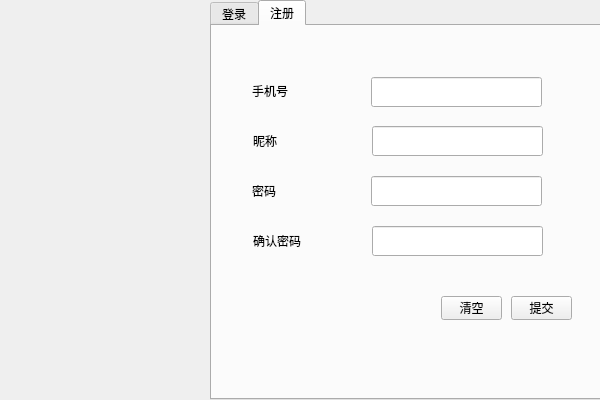
<?xml version="1.0" encoding="UTF-8"?>
<ui version="4.0">
 <class>LoginDialog</class>
 <widget class="QDialog" name="LoginDialog">
  <property name="geometry">
   <rect>
    <x>0</x>
    <y>0</y>
    <width>600</width>
    <height>400</height>
   </rect>
  </property>
  <property name="windowTitle">
   <string>Dialog</string>
  </property>
  <widget class="QTabWidget" name="tabWidget">
   <property name="geometry">
    <rect>
     <x>210</x>
     <y>0</y>
     <width>392</width>
     <height>400</height>
    </rect>
   </property>
   <property name="currentIndex">
    <number>1</number>
   </property>
   <widget class="QWidget" name="page_login">
    <attribute name="title">
     <string>登录</string>
    </attribute>
    <widget class="QPushButton" name="clear">
     <property name="geometry">
      <rect>
       <x>220</x>
       <y>280</y>
       <width>61</width>
       <height>24</height>
      </rect>
     </property>
     <property name="text">
      <string>清空</string>
     </property>
    </widget>
    <widget class="QPushButton" name="commit">
     <property name="geometry">
      <rect>
       <x>290</x>
       <y>280</y>
       <width>61</width>
       <height>24</height>
      </rect>
     </property>
     <property name="text">
      <string>提交</string>
     </property>
    </widget>
    <widget class="QLabel" name="lb_tel">
     <property name="geometry">
      <rect>
       <x>31</x>
       <y>60</y>
       <width>60</width>
       <height>30</height>
      </rect>
     </property>
     <property name="text">
      <string>手机号</string>
     </property>
    </widget>
    <widget class="QLabel" name="lb_password">
     <property name="geometry">
      <rect>
       <x>31</x>
       <y>140</y>
       <width>60</width>
       <height>30</height>
      </rect>
     </property>
     <property name="text">
      <string>密码</string>
     </property>
    </widget>
    <widget class="QLineEdit" name="le_tel">
     <property name="geometry">
      <rect>
       <x>150</x>
       <y>61</y>
       <width>171</width>
       <height>30</height>
      </rect>
     </property>
    </widget>
    <widget class="QLineEdit" name="le_password">
     <property name="geometry">
      <rect>
       <x>150</x>
       <y>140</y>
       <width>171</width>
       <height>30</height>
      </rect>
     </property>
     <property name="text">
      <string/>
     </property>
     <property name="echoMode">
      <enum>QLineEdit::Password</enum>
     </property>
     <property name="clearButtonEnabled">
      <bool>true</bool>
     </property>
    </widget>
   </widget>
   <widget class="QWidget" name="page_register">
    <attribute name="title">
     <string>注册</string>
    </attribute>
    <widget class="QLineEdit" name="le_password_register">
     <property name="geometry">
      <rect>
       <x>159</x>
       <y>150</y>
       <width>171</width>
       <height>30</height>
      </rect>
     </property>
     <property name="echoMode">
      <enum>QLineEdit::Password</enum>
     </property>
     <property name="clearButtonEnabled">
      <bool>true</bool>
     </property>
    </widget>
    <widget class="QPushButton" name="clear_3">
     <property name="geometry">
      <rect>
       <x>229</x>
       <y>270</y>
       <width>61</width>
       <height>24</height>
      </rect>
     </property>
     <property name="text">
      <string>清空</string>
     </property>
    </widget>
    <widget class="QLineEdit" name="le_tel_register">
     <property name="geometry">
      <rect>
       <x>159</x>
       <y>51</y>
       <width>171</width>
       <height>30</height>
      </rect>
     </property>
     <property name="toolTip">
      <string>输入11位手机号</string>
     </property>
    </widget>
    <widget class="QLabel" name="lb_password_register">
     <property name="geometry">
      <rect>
       <x>40</x>
       <y>150</y>
       <width>60</width>
       <height>30</height>
      </rect>
     </property>
     <property name="text">
      <string>密码</string>
     </property>
    </widget>
    <widget class="QPushButton" name="commit_3">
     <property name="geometry">
      <rect>
       <x>299</x>
       <y>270</y>
       <width>61</width>
       <height>24</height>
      </rect>
     </property>
     <property name="text">
      <string>提交</string>
     </property>
    </widget>
    <widget class="QLabel" name="lb_tel_register">
     <property name="geometry">
      <rect>
       <x>40</x>
       <y>50</y>
       <width>60</width>
       <height>30</height>
      </rect>
     </property>
     <property name="text">
      <string>手机号</string>
     </property>
    </widget>
    <widget class="QLabel" name="lb_password_cofirm">
     <property name="geometry">
      <rect>
       <x>41</x>
       <y>200</y>
       <width>60</width>
       <height>30</height>
      </rect>
     </property>
     <property name="text">
      <string>确认密码</string>
     </property>
    </widget>
    <widget class="QLineEdit" name="le_password_cofirm">
     <property name="geometry">
      <rect>
       <x>160</x>
       <y>200</y>
       <width>171</width>
       <height>30</height>
      </rect>
     </property>
     <property name="text">
      <string/>
     </property>
     <property name="echoMode">
      <enum>QLineEdit::Password</enum>
     </property>
     <property name="clearButtonEnabled">
      <bool>true</bool>
     </property>
    </widget>
    <widget class="QLabel" name="lb_noname">
     <property name="geometry">
      <rect>
       <x>41</x>
       <y>100</y>
       <width>60</width>
       <height>30</height>
      </rect>
     </property>
     <property name="text">
      <string>昵称</string>
     </property>
    </widget>
    <widget class="QLineEdit" name="le_noname">
     <property name="geometry">
      <rect>
       <x>160</x>
       <y>100</y>
       <width>171</width>
       <height>30</height>
      </rect>
     </property>
    </widget>
   </widget>
  </widget>
  <widget class="QLabel" name="lb_icon">
   <property name="geometry">
    <rect>
     <x>0</x>
     <y>5</y>
     <width>208</width>
     <height>400</height>
    </rect>
   </property>
   <property name="text">
    <string/>
   </property>
   <property name="pixmap">
    <pixmap resource="../../resource.qrc">:/images/rgh.png</pixmap>
   </property>
   <property name="scaledContents">
    <bool>true</bool>
   </property>
  </widget>
 </widget>
 <tabstops>
  <tabstop>le_tel_2</tabstop>
  <tabstop>le_tel_register</tabstop>
  <tabstop>le_noname</tabstop>
  <tabstop>le_password_register</tabstop>
  <tabstop>le_password_cofirm</tabstop>
  <tabstop>commit_3</tabstop>
  <tabstop>clear_3</tabstop>
  <tabstop>tabWidget</tabstop>
  <tabstop>le_tel</tabstop>
  <tabstop>le_password</tabstop>
  <tabstop>commit</tabstop>
  <tabstop>clear</tabstop>
  <tabstop>commit_2</tabstop>
  <tabstop>le_password_2</tabstop>
  <tabstop>clear_2</tabstop>
 </tabstops>
 <resources>
  <include location="../../resource.qrc"/>
 </resources>
 <connections/>
</ui>
